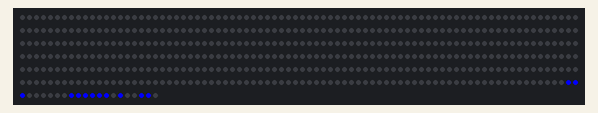
A sketch run on a simulated Arduino Uno, built with avr-gcc and run on an emulated ATmega328P. On the bench: 500 RGB LEDs in strip order, left to right, continuing on the next row.

Above: at 0.3 s.
At 59.6 s:
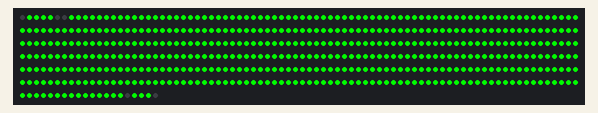
At 109.2 s:
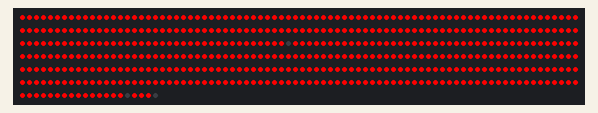

Measured:
- what the display in image 1 shows lasts 9.9 s, from 59.6 s to 69.5 s
- what the display in image 2 shows lasts 10.0 s, from 109.1 s to 119.1 s

The sketch:

xmas.ino
```cpp
#include <Adafruit_NeoPixel.h>
#include <avr/pgmspace.h>

#define PIN 8
#define NUM_LEDS 500

Adafruit_NeoPixel strip(NUM_LEDS, PIN, NEO_GRB + NEO_KHZ800);
const int Sorted[NUM_LEDS * 3] PROGMEM = {497,498,488,487,491,489,479,490,478,480,492,494,494,481,493,483,477,482,476,464,469,484,470,467,468,471,485,475,472,462,455,474,465,473,486,457,452,460,463,466,461,456,445,454,453,459,458,449,451,450,448,49,444,438,437,441,421,57,50,439,37,442,429,440,447,36,48,47,443,51,435,436,62,46,52,446,422,61,58,35,424,426,428,60,423,427,434,40,81,41,433,425,65,34,54,69,64,53,68,430,56,59,63,32,431,73,412,38,82,76,74,70,432,67,84,79,420,33,83,418,72,66,415,78,77,75,39,43,55,411,71,419,413,42,410,80,416,417,88,44,85,89,405,403,404,45,400,87,396,86,90,393,409,395,401,414,402,394,386,387,406,399,408,385,392,353,397,398,354,388,407,391,31,390,379,362,382,381,371,374,375,366,389,363,369,370,372,383,373,365,380,355,368,376,367,384,378,29,361,352,91,97,358,356,28,377,96,99,496,357,27,98,25,364,26,360,30,349,359,23,24,95,342,343,348,346,100,344,341,345,22,101,347,339,94,93,340,330,329,324,331,336,337,325,338,351,328,107,106,134,317,126,327,332,334,350,105,21,111,129,316,92,124,335,323,333,140,125,136,319,304,318,326,128,135,320,127,133,315,314,121,139,122,322,130,312,137,321,110,303,113,115,114,104,112,138,109,120,131,132,278,313,123,102,116,147,295,146,141,143,302,145,14,16,298,13,148,118,108,157,117,4,309,296,288,289,15,3,153,11,310,12,119,142,290,151,149,294,2,305,103,311,144,293,306,9,10,160,301,300,256,274,152,272,292,273,297,282,248,20,271,283,247,270,291,150,299,284,253,277,8,161,252,275,276,254,250,6,233,242,307,236,269,234,1,257,281,255,249,235,240,266,308,216,280,286,258,5,218,246,260,267,285,237,217,279,226,265,0,287,232,162,214,241,7,264,268,198,225,251,18,213,227,259,229,19,200,228,243,178,231,245,17,238,239,163,244,215,199,230,158,194,154,171,212,170,197,159,261,186,211,263,165,166,201,210,204,203,164,179,187,205,177,172,262,155,196,189,195,156,220,183,202,209,190,206,224,219,193,222,184,208,180,185,176,188,191,167,182,223,169,168,173,221,207,175,181,192,174, 198,353,352,156,155,170,171,131,154,130,152,182,187,151,379,162,163,35,181,161,329,354,34,160,285,467,172,339,422,211,272,37,184,185,36,114,338,331,115,286,210,423,340,453,454,159,92,157,269,468,438,364,113,0,186,400,317,436,105,360,469,91,106,107,316,132,133,437,355,378,1,341,304,288,342,173,336,337,142,183,284,377,452,455,21,212,356,439,403,402,404,405,332,193,22,51,451,381,424,361,209,189,33,283,351,399,440,401,52,406,2,357,358,425,435,362,470,420,280,281,363,175,23,419,104,282,483,290,289,426,492,493,291,63,64,150,409,441,9,207,481,197,8,476,65,103,292,335,10,129,148,259,260,62,479,480,386,385,213,478,466,71,301,447,5,89,482,408,387,110,174,208,252,407,61,88,7,54,293,109,194,147,50,350,128,6,491,457,326,49,248,116,68,477,456,38,77,66,39,328,145,67,442,149,81,176,427,87,75,410,294,458,86,95,40,450,471,314,267,180,396,231,230,232,224,225,278,235,268,330,236,11,13,464,12,305,463,223,14,421,265,222,306,266,494,494,264,307,418,263,20,308,15,188,108,90,16,19,262,221,446,45,141,74,315,220,18,309,17,219,140,310,261,488,489,311,168,139,287,380,487,472,191,192,383,384,135,359,167,169,138,190,136,313,134,137,382,334,498,333,485,312,486,112,111,473,165,166,164,465,434,411,53,249,484,247,76,214,303,366,244,496,127,250,146,242,490,93,78,228,245,296,229,365,94,327,376,69,32,31,102,246,255,428,143,433,388,144,254,279,253,203,79,448,417,243,43,319,3,398,459,83,389,60,460,277,271,178,241,443,82,375,117,344,412,153,158,397,206,416,44,205,295,41,204,42,177,59,48,200,270,302,195,367,227,413,84,118,390,320,55,80,85,179,126,393,297,318,47,449,24,391,392,324,273,445,432,125,474,226,25,343,414,73,251,46,122,369,323,276,415,72,444,70,201,325,374,371,119,298,121,300,240,299,258,56,202,57,321,431,368,101,430,345,346,100,26,429,322,370,217,218,256,257,27,28,123,373,29,394,395,4,96,275,97,99,124,461,462,475,120,233,234,237,497,58,349,98,196,30,372,215,347,216,348,199,238,239,274, 5,6,330,11,13,12,14,421,216,215,267,32,224,130,180,222,418,396,223,305,104,131,464,173,331,329,15,225,188,402,199,354,33,108,174,175,303,306,221,379,46,48,254,278,253,304,227,220,31,147,449,450,172,200,201,417,432,355,49,228,270,8,9,10,176,105,187,102,103,301,420,368,369,26,179,463,121,122,219,422,148,149,307,226,465,466,34,47,328,27,318,436,435,343,16,101,345,346,344,230,419,448,35,356,437,28,29,217,50,229,302,394,370,371,416,106,431,62,308,377,100,268,433,494,494,59,300,231,451,196,60,378,438,61,395,63,218,203,204,401,493,430,365,405,492,107,171,119,412,452,74,77,78,177,76,233,86,414,269,36,186,403,447,479,234,85,413,79,197,434,88,320,232,127,128,51,98,298,24,319,260,323,75,462,73,87,299,324,478,89,99,297,262,453,454,491,480,178,263,392,389,390,286,258,170,481,423,183,184,391,72,25,84,242,259,446,37,97,22,271,45,264,64,277,80,467,283,393,265,482,284,236,266,235,237,429,23,439,58,239,274,238,202,240,241,120,275,30,497,150,243,347,348,496,205,206,321,244,367,322,123,151,372,124,153,397,349,415,152,398,279,245,2,3,4,21,158,198,81,68,246,373,350,280,281,125,154,325,374,375,207,208,351,399,376,126,251,155,326,156,327,209,159,181,129,7,252,210,211,182,212,352,353,366,44,287,96,411,91,388,410,55,256,381,146,461,71,90,257,380,468,483,56,477,133,255,65,490,282,342,143,317,488,144,66,67,118,0,261,294,455,132,52,145,1,250,20,406,489,400,387,276,428,487,469,470,364,427,117,445,70,336,444,19,460,332,341,476,296,362,316,189,361,363,43,360,357,185,459,135,484,293,295,141,69,116,195,142,386,385,426,134,404,292,17,425,333,18,140,407,456,57,94,95,340,290,168,213,214,194,53,54,157,136,315,42,285,309,337,471,383,358,289,475,424,247,248,310,334,109,249,382,314,93,443,440,291,39,83,273,339,193,335,359,191,338,190,384,115,40,82,192,409,442,139,408,457,114,167,169,441,137,138,474,288,92,472,38,110,458,41,311,498,113,485,272,160,486,161,162,163,473,165,313,111,166,112,312,164};

void setup() {
  strip.begin();
  strip.setBrightness(255);
  strip.show();
}


void sweepPlane(int axis, int r, int g, int b) {
  for (int i = 0; i < NUM_LEDS; i++) {
    int led = pgm_read_word_near(Sorted + i + axis*NUM_LEDS); // read from Flash Sorted[i + axis*500]
    strip.setPixelColor(led, strip.Color(g,r,b));
    strip.show();
    delay(0.5);
  }
  for (int i = 499; i >= 0; i--) {
    int led = pgm_read_word_near(Sorted + i + axis*NUM_LEDS); // read from Flash
    strip.setPixelColor(led, strip.Color(0, 0, 0));
    strip.show();
    delay(0.5);
  }
}


void loop() {
  sweepPlane(0, 0, 0, 255);
  delay(5000);
  sweepPlane(1, 0, 255, 0);
  delay(5000);
  sweepPlane(2, 255, 0, 0);
  delay(5000);
}
```
